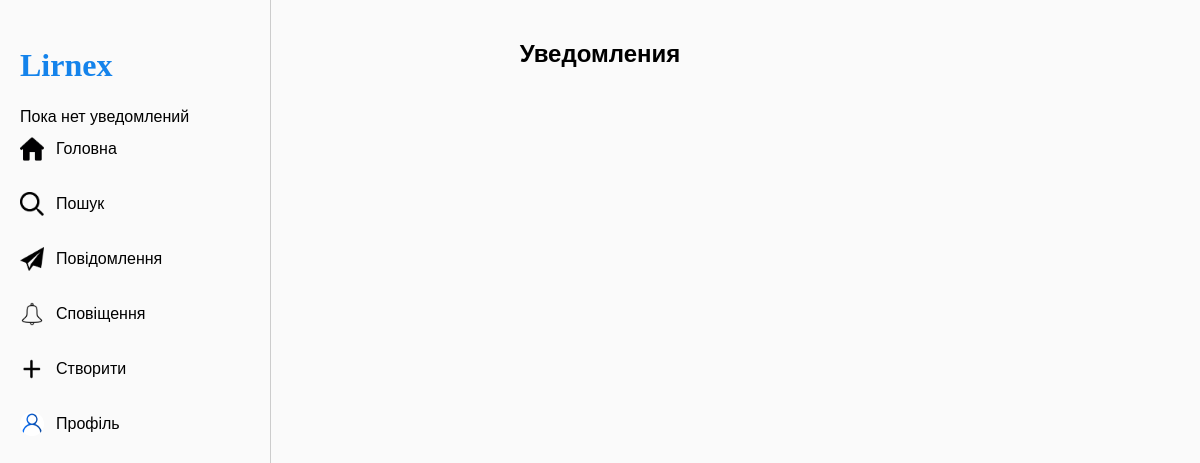
/notifications/ (signed in), run on an earlier commit of the app's database.
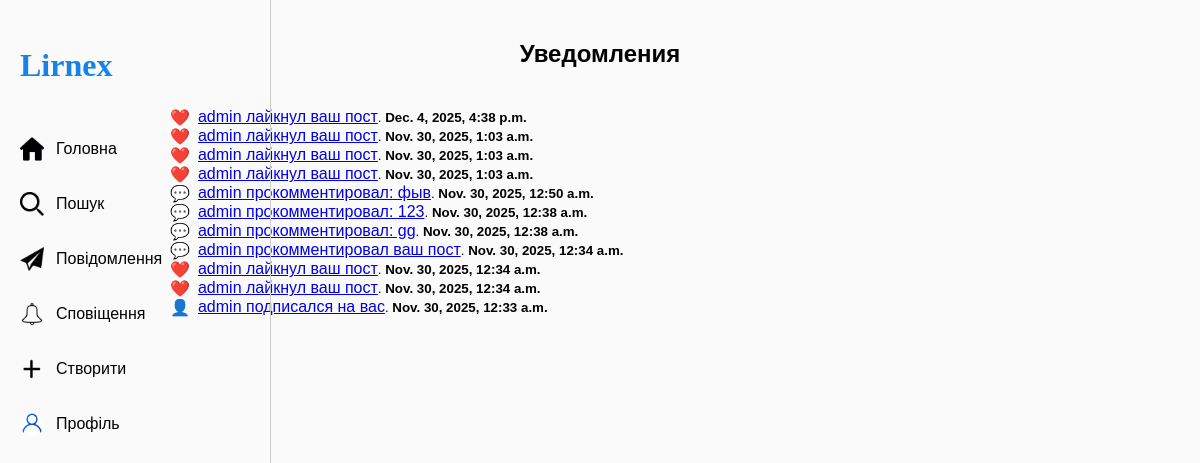
And on a later commit of the database.
### user/models.py (models this page shows)
class Profile(models.Model):
    user = models.OneToOneField(User, on_delete=models.CASCADE)
    bio = models.TextField(max_length=120,blank=True, null=True)
    photo_profile = models.ImageField(upload_to='profile_photos/',  default='profile_photos/default.png',blank=True)
    birthday = models.DateField(blank=True, null=True)
    create_at = models.DateTimeField(auto_now_add=True)
    following = models.ManyToManyField('self', symmetrical=False, related_name='followers', blank=True)

### basic/models.py (models this page shows, shortened)
class Notification(models.Model):
    NOTIF_TYPES = (
        ('like', 'Like'),
        ('comment', 'Comment'),
        ('follow', 'Follow'),
    )
    to_user = models.ForeignKey(User, related_name='notifications', on_delete=models.CASCADE)
    from_user = models.ForeignKey(User, related_name='sent_notifications', on_delete=models.CASCADE)
    notif_type = models.CharField(max_length=20, choices=NOTIF_TYPES)
    post = models.ForeignKey("Post", null=True, blank=True, on_delete=models.CASCADE)
    text = models.TextField(blank=True)
    created_at = models.DateTimeField(auto_now_add=True)
    is_read = models.BooleanField(default=False)

### basic/views.py (the view)
# urls.py: path("notifications/", views.NotificationsView.as_view(), name="notifications"),
class NotificationsView(LoginRequiredMixin, View):
    def get(self, request):
        notifications = request.user.notifications.order_by('-created_at')
        notifications.filter(is_read=False).update(is_read=True)
        return render(request, "basic/notifications.html", {"notifications": notifications})

### basic/context_processors.py (called while the page is built)
def unread_notifications(request):
    if request.user.is_authenticated:
        return {
            'unread_notifications': Notification.objects.filter(
                to_user=request.user,
                is_read=False
            ).count()
        }
    return {}

### basic/templates/basic/notifications.html (shortened to what this page needs)
{% extends 'basic/home.html' %}
{% block content %}
<div class="heading"><h2>Уведомления</h2></div>
<div class="notifications">
{% for n in notifications %}
<div class="notif {% if not n.is_read %}new{% endif %}">
    <div class="notif-back">
        {% if n.notif_type == "like" %}
            ❤️ <a href="{% url 'basic:post_detail' n.post.pk %}">{{ n.from_user.username }}  лайкнул ваш пост</a>
        {% elif n.notif_type == "comment" %}
            💬
<a href="{% url 'basic:post_detail' n.post.pk %}">
    {{ n.text }}
</a>
        {% elif n.notif_type == "follow" %}
            👤 <a href="{% url 'user:profile' n.from_user.username %}">{{ n.from_user.username }}  подписался на вас</a>
        {% endif %}
    </div>
    <small>  . <strong>{{ n.created_at }}</strong></small>
</div>
{% empty %}
<p>Пока нет уведомлений</p>
{% endfor %}
</div>
{% endblock %}

### basic/templates/basic/home.html (shortened to what this page needs)
{% load static %}
<!DOCTYPE html>
<html lang="uk">
<head>
    <link rel="stylesheet" href="{% static 'css/home.css' %}">
</head>
<body>
<div class="layout">
    <aside class="sidebar">
        <h2 class="logo">Lirnex</h2>
        <a href="{% url 'basic:home' %}" class="menu-item">
            <img src="{% static 'icons/home.png' %}" alt="">
            <span>Головна</span>
        </a>
        <a href="{% url 'user:search_users' %}" class="menu-item">
            <img src="{% static 'icons/search.png' %}" alt="">
            <span>Пошук</span>
        </a>
        <a href="#" class="menu-item">
            <img src="{% static 'icons/messages.png' %}" alt="">
            <span>Повідомлення</span>
        </a>
        <a href="{% url 'basic:notifications' %}" class="menu-item notification-link">
            <img src="{% static 'icons/notification.png' %}" alt="">
            <span>Сповіщення</span>
        </a>
        <a href="{% url 'basic:post-create' %}" class="menu-item">
            <img src="{% static 'icons/plus.png' %}" alt="">
            <span>Створити</span>
        </a>
        {% if request.user.is_authenticated %}
            <a href="{% url 'user:profile' username=request.user.username %}" class="menu-item">
                {% if request.user.profile.photo_profile %}
                    <img src="{{ request.user.profile.photo_profile.url }}" class="profile-pic" alt="">
                {% else %}
                    <img src="{% static 'icons/default-avatar.png' %}" class="profile-pic" alt="">
                {% endif %}
                <span>Профіль</span>
            </a>
        {% else %}
            <a href="{% url 'user:register' %}" class="menu-item register-btn">
                Зареєструватися
            </a>
        {% endif %}
    </aside>
    <main class="main-content">
        {% block content %}{% endblock %}
    </main>
</div>
</body>
</html>

### basic/static/css/home.css (style rules this page uses)
body { font-family: sans-serif; max-width: 1200px; margin: 0 auto; padding: 20px; background: #fafafa; }
.heading { display: flex; align-items: center; justify-content: center; margin-bottom: 20px; }
.notif { display: flex; flex-wrap: wrap; align-items: center; margin-left: 150px; }
.notif-back { display: flex; align-items: center; gap: 8px; }
.sidebar { position: fixed; top: 0; left: 0; width: 250px; height: 100vh; background: fafafa; color: rgb(20, 131, 235); padding: 20px 10px; display: flex; flex-direction: column; align-items: flex-start; gap: 15px; border-right: 1px solid #ccc; }
.logo { font-family: 'Billabong', cursive; font-size: 32px; margin-bottom: 30px; margin-left: 10px; }
.menu-item { display: flex; align-items: center; gap: 12px; text-decoration: none; color: black; font-size: 16px; padding: 8px 10px; border-radius: 10px; transition: background 0.2s; }
.menu-item img { width: 24px; height: 24px; }
.profile-pic { width: 28px; height: 28px; border-radius: 50%; object-fit: cover; }

What changed in the data, as far as the page shows it:
added Notification: from_user.username "admin", created_at "Dec. 4, 2025, 4:38 p.m."
added Notification: from_user.username "admin", created_at "Nov. 30, 2025, 1:03 a.m."
added Notification: from_user.username "admin", created_at "Nov. 30, 2025, 1:03 a.m."
added Notification: from_user.username "admin", created_at "Nov. 30, 2025, 1:03 a.m."
added Notification: text "admin прокомментировал: фыв", created_at "Nov. 30, 2025, 12:50 a.m."
added Notification: text "admin прокомментировал: 123", created_at "Nov. 30, 2025, 12:38 a.m."
added Notification: text "admin прокомментировал: gg", created_at "Nov. 30, 2025, 12:38 a.m."
added Notification: text "admin прокомментировал ваш пост", created_at "Nov. 30, 2025, 12:34 a.m."
added Notification: from_user.username "admin", created_at "Nov. 30, 2025, 12:34 a.m."
added Notification: from_user.username "admin", created_at "Nov. 30, 2025, 12:34 a.m."
added Notification: from_user.username "admin", created_at "Nov. 30, 2025, 12:33 a.m."
Also different on the page:
text no longer shown: "Пока нет уведомлений"
